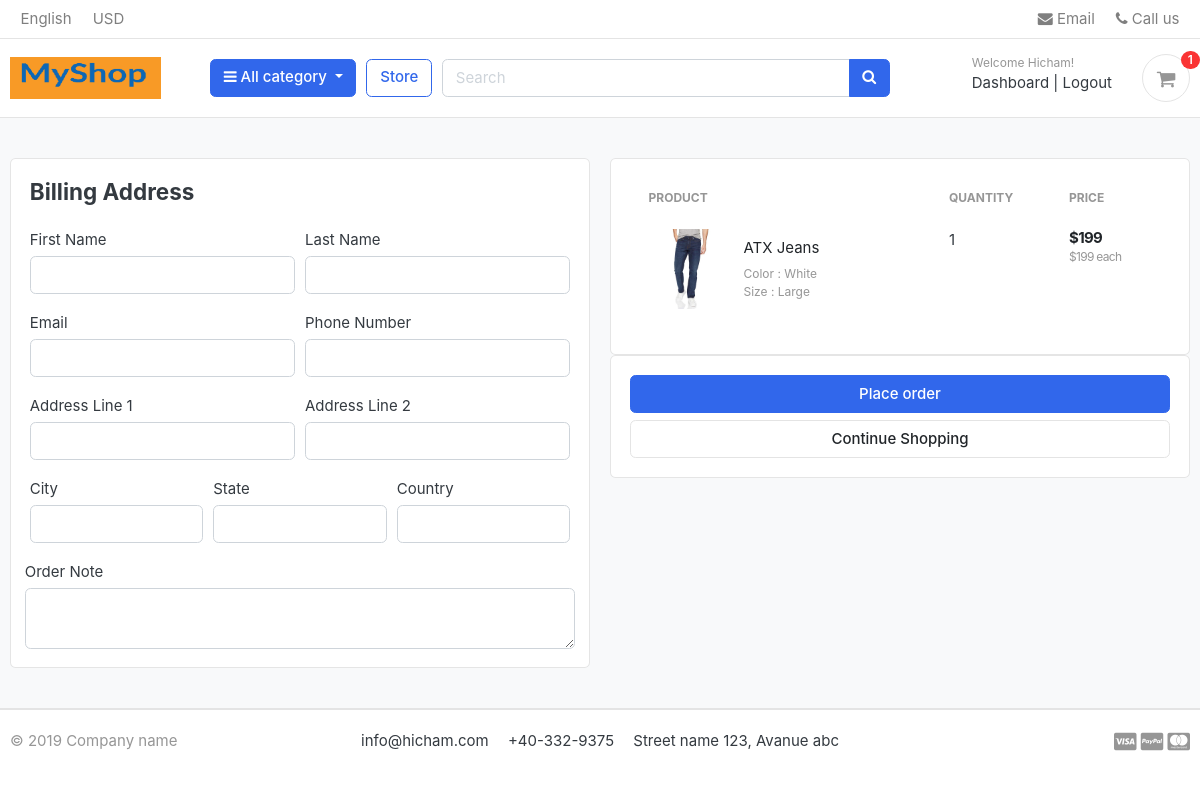
Page /cart/checkout/ (signed in) on the earlier database version.
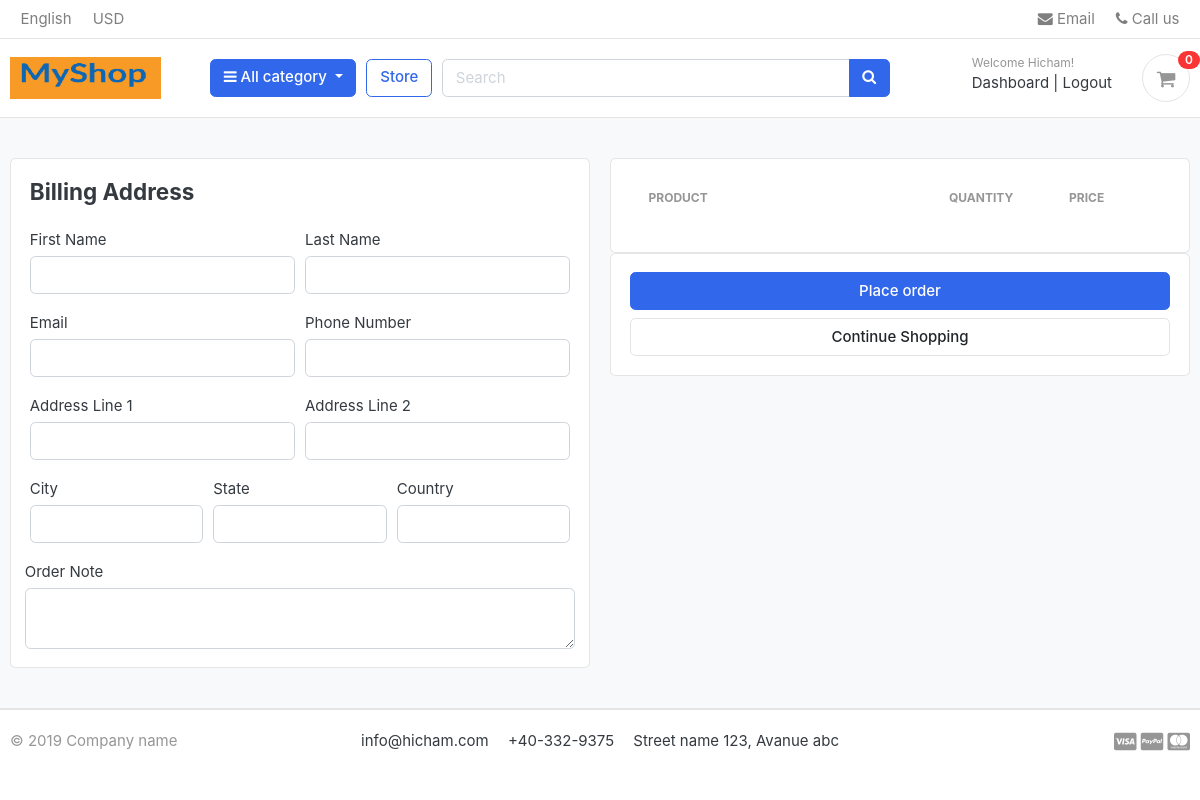
Same page on the later database version.
### carts/models.py (models this page shows, shortened)
class CartItem(models.Model):
    user=models.ForeignKey(Account, on_delete=models.CASCADE, null=True)
    product = models.ForeignKey(Product, on_delete=models.CASCADE)
    variations = models.ManyToManyField(Variation, blank=True)
    cart = models.ForeignKey(Cart, on_delete=models.CASCADE, null=True)
    quantity = models.IntegerField()
    is_active = models.BooleanField(default=True)
    def sub_total(self):
        return self.product.price * self.quantity

### store/models.py (models this page shows, shortened)
class Product(models.Model):
    product_name = models.CharField(max_length=200, unique=True)
    slug = models.SlugField(max_length=200, unique =True)
    description = models.TextField(max_length=500, blank=True)
    price =models.IntegerField()
    images = models.ImageField(upload_to='photos/products')
    stock = models.IntegerField()
    is_available = models.BooleanField(default=True)
    category = models.ForeignKey(Category,  on_delete=models.CASCADE)
    created_date = models.DateTimeField(auto_now_add=True)
    modified_date = models.DateTimeField(auto_now=True)
    def get_url(self):
        return reverse('product_detail', args=[self.category.slug, self.slug])

class Variation(models.Model):
    product = models.ForeignKey(Product, on_delete=models.CASCADE)
    variation_category = models.CharField(max_length=100, choices= variation_category_choice)
    variation_value = models.CharField(max_length=100)
    is_active = models.BooleanField(default=True)
    created_date = models.DateTimeField(auto_now=True)
    objects =VariationManager()

### carts/views.py (the view)
# urls.py: path('checkout/', views.checkout, name='checkout'),
@login_required(login_url='login')
def checkout(request, total =0, quantity=0, cart_items=None):
    try:
        tax = 0
        grand_total =0
        if request.user.is_authenticated:
            cart_items = CartItem.objects.filter(user=request.user, is_active=True)
        else:
            cart= Cart.objects.get(cart_id=_cart_id(request))
            cart_items = CartItem.objects.filter(cart=cart, is_active=True)
        for cart_item in cart_items:
            total += (cart_item.product.price * cart_item.quantity)
            quantity += cart_item.quantity
        tax = (2* total)/100
        grand_total = total + tax
    except ObjectDoesNotExist:
        pass
    context ={
        'total': total,
        'quantity': quantity,
        'cart_items': cart_items,
        'tax': tax,
        'grand_total': grand_total,
    }
    return render(request, 'store/checkout.html', context)

### carts/context_processors.py (called while the page is built)
def counter(request):
    cart_count = 0
    if 'admin' in request.path:
        return{}
    else:
        try:
            cart= Cart.objects.filter(cart_id=_cart_id(request))
            if request.user.is_authenticated:
                cart_items= CartItem.objects.all().filter(user=request.user)
            else:
                cart_items = CartItem.objects.all().filter(cart=cart[:1])
            for cart_item in cart_items:
                cart_count += cart_item.quantity
        except Cart.DoesNotExist:
            cart_count = 0
    return dict(cart_count=cart_count)

### carts/views.py (called while the page is built)
def _cart_id(request):
    cart = request.session.session_key
    if not cart:
        cart=request.session.create()
    return cart

### category/context_processors.py (called while the page is built)
def menu_links(request):
    links = Category.objects.all()
    return dict(links=links)

### category/models.py (called while the page is built)
    def get_url(self):
        return reverse('products_by_category', args=[self.slug])

### templates/store/checkout.html (shortened to what the changed rows need)
{% extends 'base.html' %}
{% load static %}
{% block content %}
<section class="section-content padding-y bg">
    <div class="container">
        <div class="row">
            <aside class="col-lg-6">
                <div class="card">
                    <div class="card-body">
                    <table class="table table-borderless table-shopping-cart">
                        <thead class="text-muted">
                        <tr class="small text-uppercase">
                            <th scope="col">Product</th>
                            <th scope="col" width="120">Quantity</th>
                            <th scope="col" width="120">Price</th>
                        </tr>
                        </thead>
                        <tbody>
                        {% for cart_item in cart_items %}
                            <tr>
                                <td>
                                    <figure class="itemside align-items-center">
                                        <div class="aside">
                                            <img src="{{ cart_item.product.images.url }}" class="img-sm">
                                        </div>
                                        <figcaption class="info">
                                            <a href="{{ cart_item.product.get_url }}" class="title text-dark">
                                                {{ cart_item.product.product_name }}</a>
                                            <p class="text-muted small">
                                                {% if cart_item.variations.all %}
                                                    {% for item in cart_item.variations.all %}
                                                        {{ item.variation_category | capfirst }} :
                                                        {{ item.variation_value | capfirst}}<br>
                                                    {% endfor %}
                                                {% endif %}
                                            </p>
                                        </figcaption>
                                    </figure>
                                </td>
                                <td>
                                    <label for="">{{ cart_item.quantity }}</label>
                                </td>
                                <td>
                                    <div class="price-wrap">
                                        <var class="price">${{ cart_item.sub_total }}</var>
                                        <small class="text-muted"> ${{ cart_item.product.price }} each </small>
                                    </div>
                                </td>
                            </tr>
                        {% endfor %}
                        </tbody>
                    </table>
                    </div>
                </div>
            </aside>
        </div>
    </div>
</section>
{% endblock %}

### templates/includes/navbar.html (shortened to what this page needs)
{% load static %}
<header class="section-header">
<nav class="navbar p-md-0 navbar-expand-sm navbar-light border-bottom">
<div class="container">
  <div class="collapse navbar-collapse" id="navbarTop4">
    <ul class="navbar-nav mr-auto">
    	<li class="nav-item dropdown">
		 	<a href="#" class="nav-link">   English </a>
		</li>
		<li class="nav-item dropdown">
			<a href="#" class="nav-link"> USD </a>
		</li>
    </ul>
    <ul class="navbar-nav">
		<li><a href="#" class="nav-link"> <i class="fa fa-envelope"></i> Email </a></li>
		<li><a href="#" class="nav-link"> <i class="fa fa-phone"></i> Call us </a></li>
	</ul>
  </div>
</div>
</nav>
<section class="header-main border-bottom">
	<div class="container">
<div class="row align-items-center">
	<div class="col-lg-2 col-md-3 col-6">
    <a href="{% url 'home' %}" class="brand-wrap">
      <img class="logo" src="{% static './images/logome.png' %}">
    </a>
	</div>
	<div class="col-lg col-sm col-md col-6 flex-grow-0">
		<div class="category-wrap dropdown d-inline-block float-right">
			<button type="button" class="btn btn-primary dropdown-toggle" data-toggle="dropdown">
				<i class="fa fa-bars"></i> All category
			</button>
		</div>
	</div>
	<a href="{% url 'store' %}" class="btn btn-outline-primary">Store</a>
	<div class="col-lg  col-md-6 col-sm-12 col">
		<form action="{% url 'search' %}" class="search" method='GET'>
			<div class="input-group w-100">
			    <input type="text" class="form-control" style="width:60%;" placeholder="Search" name='keyword'>
			    <div class="input-group-append">
			      <button class="btn btn-primary" type="submit">
			        <i class="fa fa-search"></i>
			      </button>
			    </div>
		    </div>
		</form>
	</div>
	<div class="col-lg-3 col-sm-6 col-8 order-2 order-lg-3">
				<div class="d-flex justify-content-end mb-3 mb-lg-0">
          {% if user.id is None %}
					<div class="widget-header">
						<small class="title text-muted">Welcome guest!</small>
						<div>
							<a href="{% url 'login' %}">Sign in</a> <span class="dark-transp"> | </span>
							<a href="{% url 'register' %}"> Register</a>
						</div>
					</div>
          {% else %}
          <div class="widget-header">
            <small class="title text-muted">Welcome {{user.first_name}}!</small>
            <div>
              <a href="{% url 'dashboard' %}">Dashboard</a> <span class="dark-transp"> | </span>
              <a href="{% url 'logout' %}"> Logout</a>
            </div>
          </div>
          {% endif %}
					<a href="{% url 'cart' %}" class="widget-header pl-3 ml-3">
						<div class="icon icon-sm rounded-circle border"><i class="fa fa-shopping-cart"></i></div>
						<span class="badge badge-pill badge-danger notify">{{cart_count}}</span>
					</a>
				</div>
			</div>
</div>
	</div>
</section>
</header>

Differences in the rows shown:
removed CartItem: product.images (picture), product.product_name "ATX Jeans", quantity "1", sub_total "199", product.price "199"
no longer on this page (row unchanged): Variation: variation_category "Color", variation_value "White"
no longer on this page (row unchanged): Variation: variation_category "Size", variation_value "Large"
Other differences:
{{ cart_count }}: "1" → "0"
